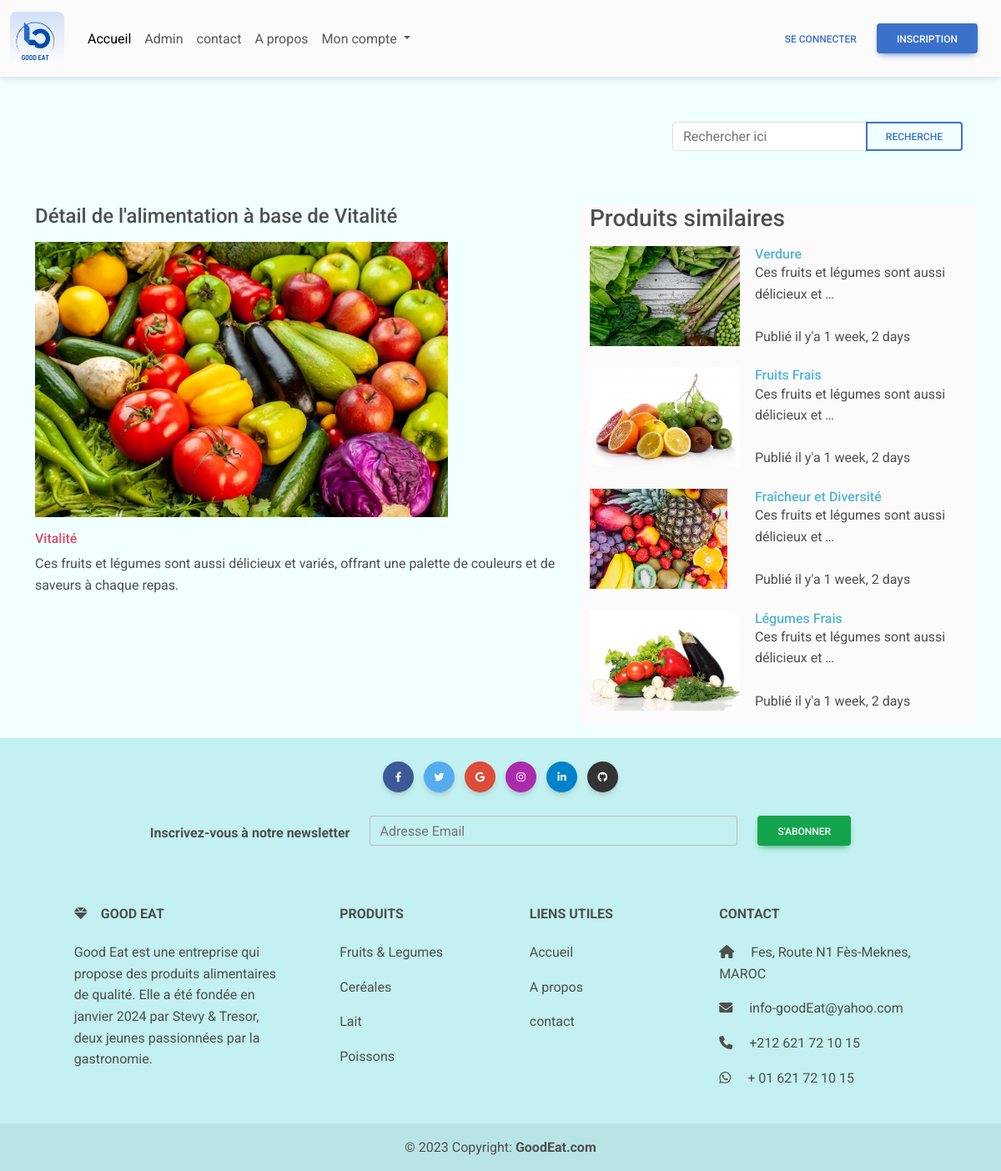
Page /produit/2 on the committed database.
### my_blog/models.py (models this page shows)
class Produit(models.Model):
    title = models.CharField(max_length = 60)
    desc = models.TextField()
    category = models.ForeignKey(Category, on_delete=models.CASCADE)
    image = models.ImageField(upload_to = "")
    created_add = models.DateTimeField(auto_now_add=True)
    update_add = models.DateTimeField(auto_now_add=True)
    def __str__(self):
        return self.title

### my_blog/views.py (the view)
# urls.py: path("produit/<int:id_produit>", detail, name="detail"),
def detail(resquest, id_produit):
    var_produit = Produit.objects.get(id=id_produit)
    category = var_produit.category
    produit_de_m_category = Produit.objects.filter(category=category)[:6]
    return render(resquest, 'detail.html',{'produit':var_produit,'produit_identique': produit_de_m_category })

### my_blog/templates/detail.html
{% extends "base.html" %}
{% load static %}
{% block content %}
<div class="container">
    <div class="row">
        <div class="col-md-7">
            <h4 class="my-3">Détail de l'alimentation à base de {{produit.title}}</h4>
            <img src="{{produit.image.url}}" alt="Produit {{produit.id}}" height="330" />
            <h6 class="mt-3 text-danger ">{{produit.title}}</h6>
            <p>{{produit.desc}}</p>
        </div>
        <div class="col-md-5 bg-body-tertiary my-3">
            <h3> Produits similaires</h3>
            {%for prd in produit_identique %}
            {%if prd.id != produit.id %}
            <div class="row">
                    <div class='col-md-5'>
                        <a href="{% url 'detail' prd.id %}">
                            <img src="{{prd.image.url}}" alt="Produit {{produit.id}}" height="120" class='my-2' />
                        </a>
                    </div>
                    <div class='col-md-7 mt-2'>
                        <a href="{% url 'detail' prd.id %}">
                            <h6 class="card-title text-info font-weight-bolder">{{prd}}</h6>
                        </a>
                        <p class="">
                            {{produit.desc | truncatewords:8}} <br /><br />
                            Publié il y'a {{produit.created_add|timesince}}
                        </p>
                    </div>
            </div>
            {% endif %}
            {% endfor %}
        </div>
    </div>
</div>
{% endblock %}

### my_blog/static/css/style.css (style rules this page uses)
body { background-color: azure; }

### rows in the picture
Produit: title "Vitalité", image (picture), desc "Ces fruits et légumes sont aussi délicieux et variés, offrant une palette de couleurs et de saveurs à chaque repas.", desc "Ces fruits et légumes sont aussi délicieux et …", created_add "1 week, 2 days"
Produit: image (picture), title "Verdure"
Produit: image (picture), title "Fruits Frais"
Produit: image (picture), title "Fraîcheur et Diversité"
Produit: image (picture), title "Légumes Frais"
